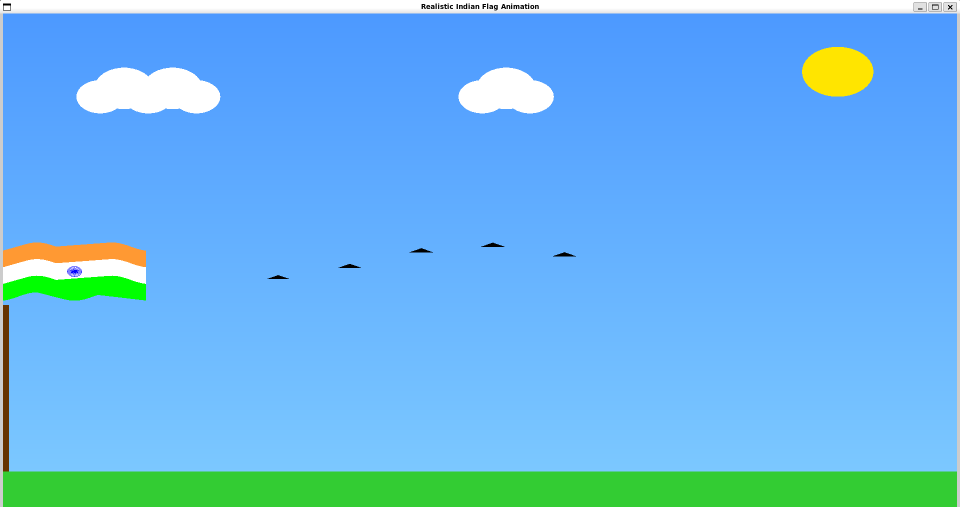
#> input picture assignment/flag.png, 1919 x 1014 px, found by its file name (shown at 1/2 size)
$ python medain_blur.py
#> lines starting #> are read from the running program, lines starting #| are printed output that depends on the picture
import cv2
img=cv2.imread(r"assignment\flag.png")
#> img is the input picture: shape (1014, 1919, 3); mean B, G, R 235.6, 182.4, 105.5
img=cv2.resize(img,(700,500))
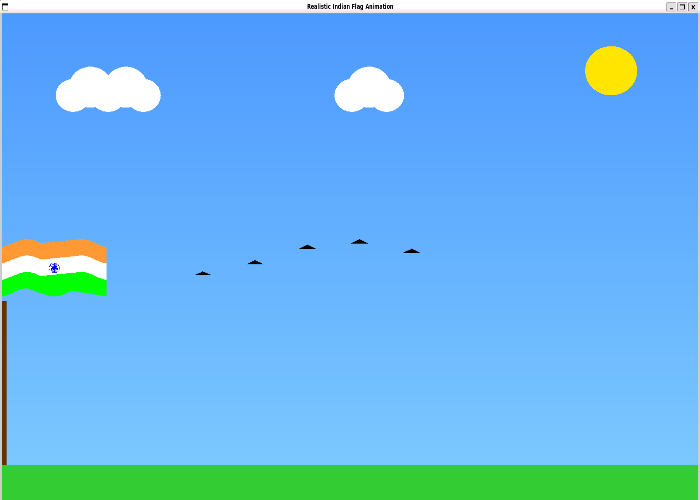
#> img: shape (500, 700, 3); mean B, G, R 235.6, 182.4, 105.5
blured_imag=cv2.medianBlur(img,11)#as kernel inc blur inc it is matrix
cv2.imshow("orignal",img)
cv2.imshow("blured",blured_imag)
cv2.waitKey(0)
cv2.destroyAllWindows()
